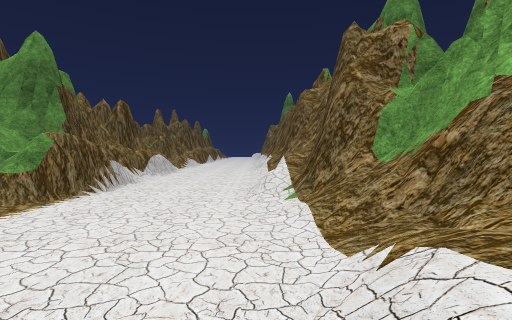
[1] (above)

18 first-person views from a walk through a Unity game level. The camera is 1.5 m above the floor, tilts 2° down and sees 85° across. The floor is counted in squares, 2 m on a side. Each view is taken from the middle of a square. On the plan, view 1 faces up. The plan holds only what a view shows up to about 10 squares ahead; the rest is blank. The place goes on beyond the plan. The player character is not drawn. Some surface patterns are stand-ins.

[2]
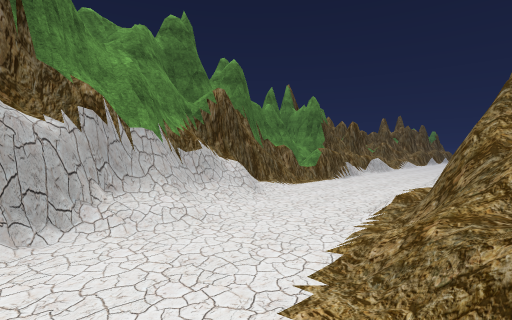

[3]
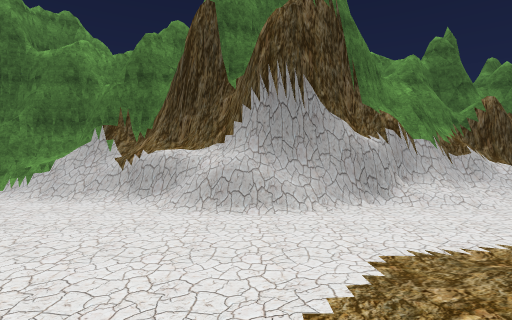

[4]
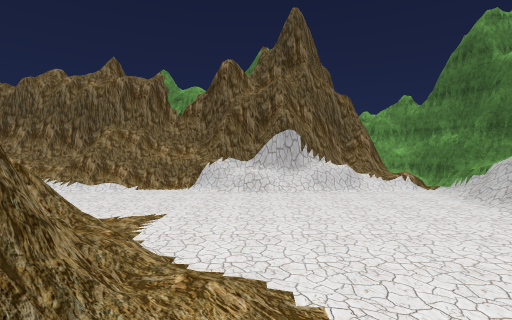

[5]
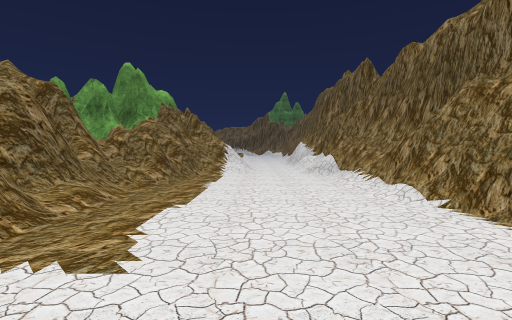

[6]
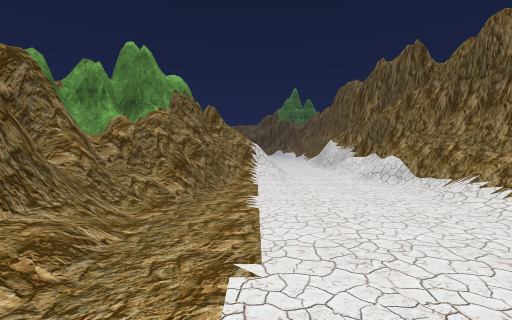

[7]
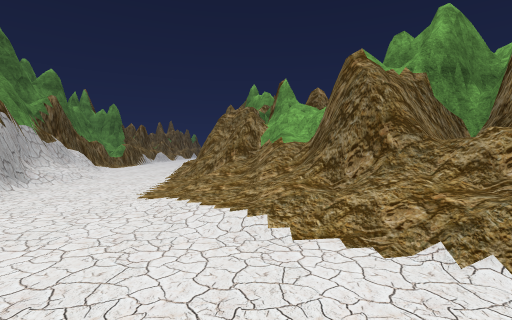

[8]
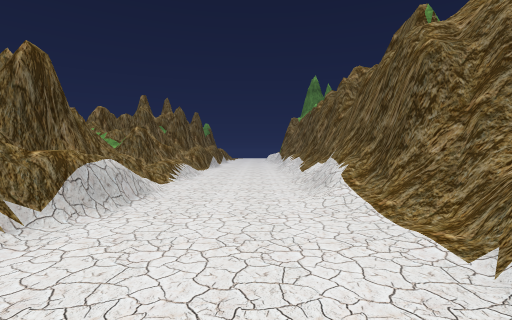

[9]
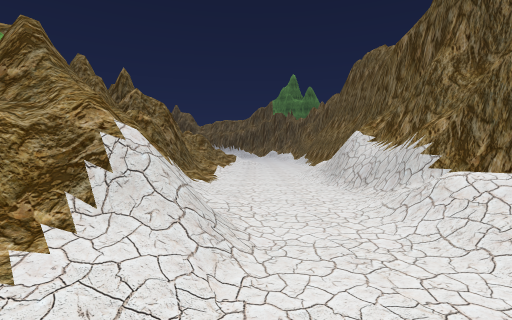

[10]
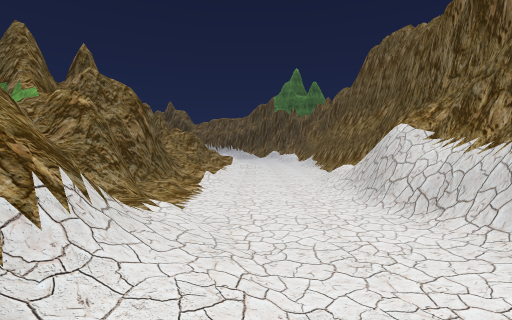

[11]
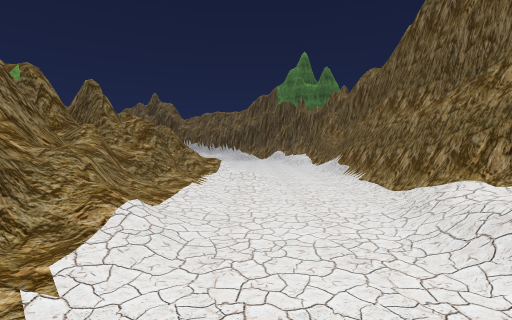

[12]
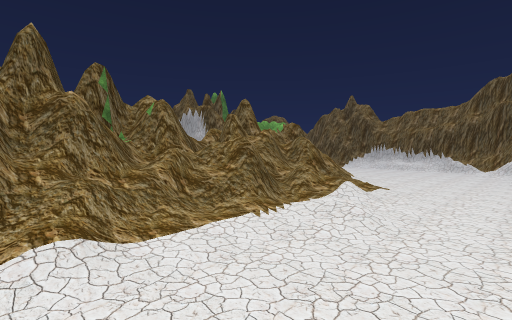

[13]
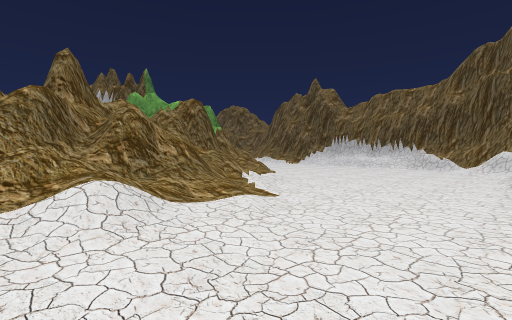

[14]
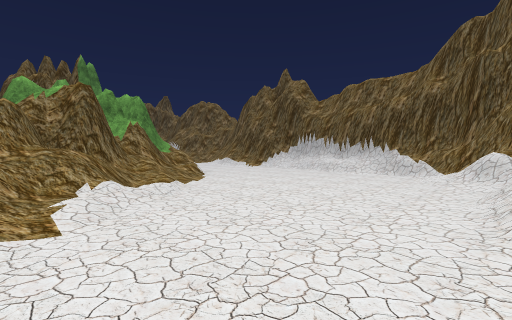

[15]
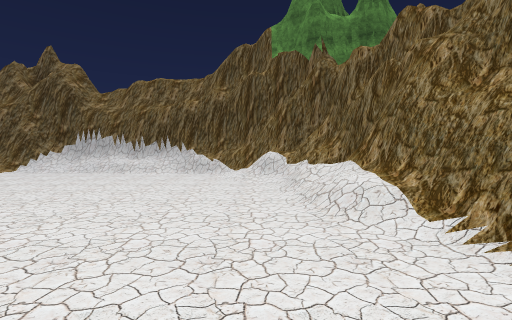

[16]
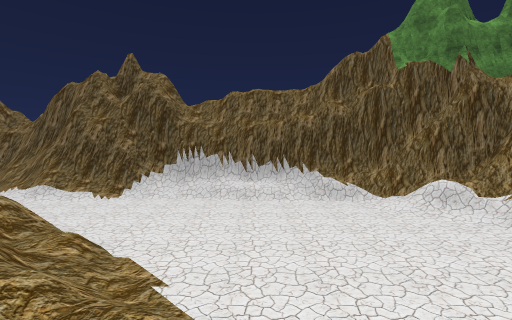

[17]
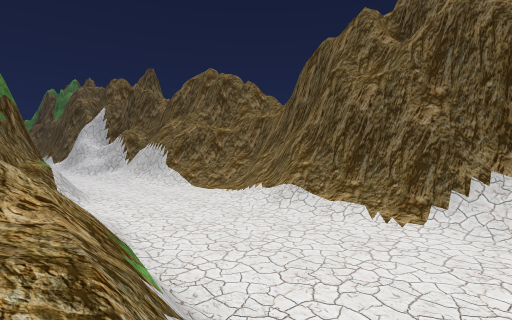

[18]
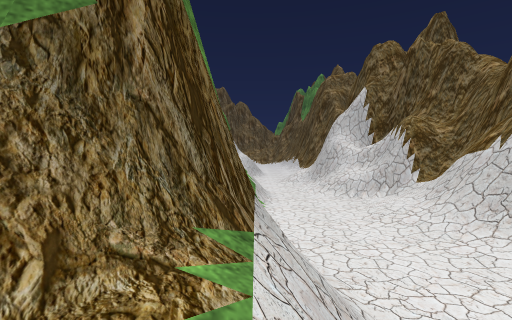

### Floor plan
Key: @ floor where view 1 was taken; # wall or solid block; . main floor; : floor 0.25 m higher than the main floor; + floor 0.5 m higher than the main floor; * floor 0.75 m higher than the main floor; % floor 1 m higher than the main floor; / step, stairs or slope; = window, fence, low wall or low ledge; ^ raised ledge.
Columns run from 6 left of view 1 to 38 right of it. Each row starts with its distance up from view 1.
 12  =*/../#                               ./
 11  ##/../#                               ./#
 10 ###/../#                               /.###
  9  ##=../#                               /.+##
  8  ##=...##                              =..##
  7  ##=...#                                .//#
  6   ##...#                               ...##
  5   ##..=#                               #..##
  4   #....##                              #../##
  3   #..../#                             ##.../#
  2   ##.../#                             #/.../#
  1   ##.../#                              /.../#
  0   ##/.@/#                              /../##
 -1    #/../###                            /../#
 -2    #/../###                          ##/../#
 -3    ##.../==                       ####//...#
 -4     #...//#  #                    ##=#/....##
 -5     ##..:/####  ##         #########///....##
 -6     ##...//=#######      ##########//...../#
 -7    ##...../==##/^###########=#===///....../#
 -8    ##........../##########=#%##==//......./#
 -9    #/............./===/..//::+//:/........=#
-10    #/............../.........//...........##
-11   ##....................................//##
-12   ##..///=/....//////####///........////=##
-13    #///########=#=##### ##################

Positions as (right, up) in squares from view 1, and headings:
1: (0, 0), facing up
2: (2, -4), facing up-left
3: (4, -6), facing left
4: (3, -4), facing down
5: (3, -10), facing right
6: (5, -9), facing right
7: (3, -9), facing up
8: (-1, 5), facing up
9: (11, -10), facing right
10: (13, -10), facing right
11: (17, -10), facing right
12: (19, -12), facing up-right
13: (24, -12), facing up-right
14: (27, -12), facing up-right
15: (27, -11), facing right
16: (28, -7), facing right
17: (32, -4), facing up-right
18: (33, 2), facing up
